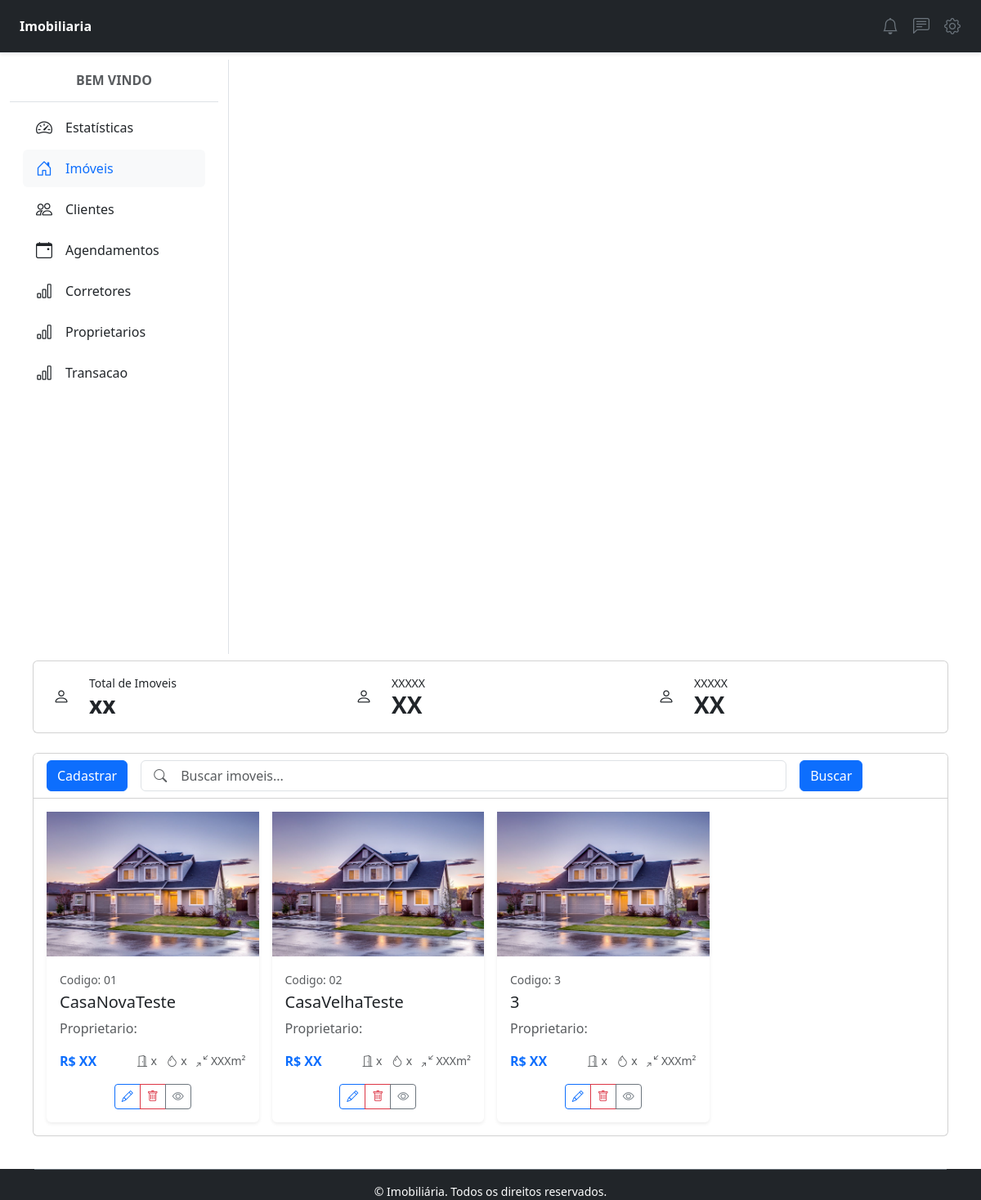
Page /imovel/ on the earlier database version.
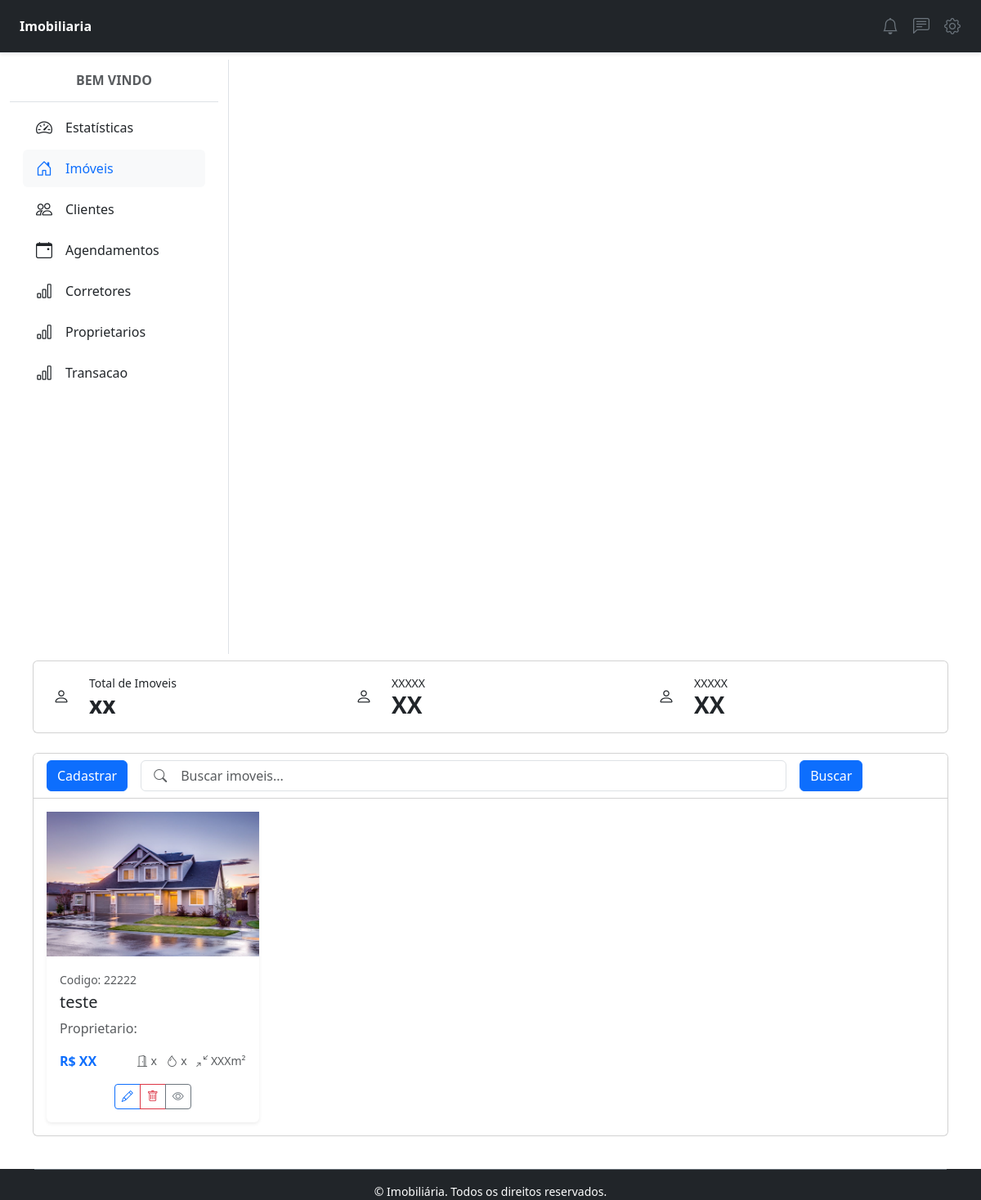
Same page on the later database version.
### imovel/models.py (models this page shows, shortened)
class Imovel(models.Model):
    nome = models.CharField(max_length=100)
    codigoImovel = models.CharField('Código do Imóvel', max_length=10, help_text='Código do imóvel')
    foto = StdImageField('Foto', upload_to='pessoas', delete_orphans=True, null=True, blank=True)
    endereco = models.CharField('Endereço', max_length=100, help_text='Endereço completo')
    proprietario = models.ForeignKey('proprietarios.Proprietario', on_delete=models.CASCADE, related_name='proprietario_imovel', null=True)
    class Meta:
        verbose_name = 'Imóvel'
        verbose_name_plural = 'Imóveis'

### imovel/views.py (the view)
# urls.py: path('imovel/', ImovelView.as_view(), name='imovel'),
class ImovelView(ListView):
    model = Imovel
    template_name = 'imovel.html'
    def get_queryset(self):
        buscar = self.request.GET.get('buscar')
        qs = super(ImovelView, self).get_queryset()
        if buscar:
            qs = qs.filter(nome__icontains=buscar)
        if qs.count() > 0:
            paginator = Paginator(qs, 10)
            listagem = paginator.get_page(self.request.GET.get('page'))
            return listagem
        else:
            return messages.info(self.request, 'Nenhum imovel encontrado com esse nome')

### imovel/templates/imovel.html (shortened to what the changed rows need)
{% extends "principal.html" %}
{% block content %}
<div class="container-fluid">
    <div class="row">
        <main class="col-md-9 col-lg-12 p-3">
            <div class="card">
                <div class="card-body">
                    <div class="row row-cols-1 row-cols-sm-2 row-cols-md-3 row-cols-lg-4 g-3">
                        {% for imovel in object_list %}
                        <div class="col">
                            <div class="card h-100 border-0 shadow-sm hover-shadow transition-all">
                                {% if imovel.foto %}
                                <img src="{{ imovel.foto.url }}" class="img-fluid w-100 h-100 object-fit-cover"
                                    alt="Imóvel">
                                {% else %}
                                <img src="/static/img/casa1.jpeg" class="img-fluid w-100 h-100 object-fit-cover"
                                    alt="Imóvel">
                                {% endif %}
                                <div class="card-body">
                                    <small class="text-muted">Codigo: {{imovel.codigoImovel}}</small>
                                    <h5 class="card-title mt-1 mb-2">{{ imovel.nome }}</h5>
                                    <p class="card-text text-muted mb-3">Proprietario: {{ imovel.cliente}}</p>
                                    <div class="d-flex justify-content-between align-items-center">
                                        <span class="fw-bold text-primary">R$ XX</span>
                                        <div class="text-muted small">
                                            <i class="bi bi-door-open"></i> x
                                            <i class="bi bi-droplet ms-2"></i> x
                                            <i class="bi bi-arrows-angle-contract ms-2"></i> XXXm²
                                        </div>
                                    </div>
                                </div>
                                <div class="card-footer bg-transparent border-top-0 pt-0 pb-3 text-center">
                                    <div class="btn-group btn-group-sm" role="group">
                                        <a href="{% url 'imovel_editar' imovel.pk %}" class="btn btn-outline-primary"
                                            title="Editar">
                                            <i class="bi bi-pencil"></i>
                                        </a>
                                        <a href="{% url 'imovel_apagar' imovel.pk %}" class="btn btn-outline-danger"
                                            title="Excluir">
                                            <i class="bi bi-trash"></i>
                                        </a>
                                        <button type="button" class="btn btn-outline-secondary" data-bs-toggle="modal"
                                            data-bs-target="#modal{{imovel.id}}">
                                            <i class="bi bi-eye"></i>
                                        </button>
                                    </div>
                                </div>
                            </div>
                        </div>
                        {% endfor %}
                    </div>
                </div>
        </main>
    </div>
</div>
</html>
{% endblock %}

Differences in the rows shown:
removed Imovel: codigoImovel "01", nome "CasaNovaTeste"
removed Imovel: codigoImovel "02", nome "CasaVelhaTeste"
removed Imovel: codigoImovel "3", nome "3"
added Imovel: codigoImovel "22222", nome "teste"
